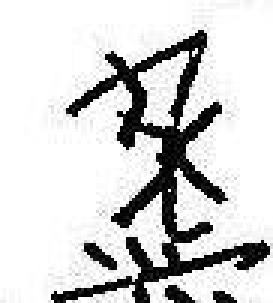
#> input picture dataset/0129/person_0028.jpg, 91 x 101 px (shown 3 times larger)
$ python -i binarize.py   (imports and definitions only)
#> lines starting #> are read from the running program, lines starting #| are printed output that depends on the picture; after the words box and inside, x2 and y2 are one past the last pixel; in counts of white or black regions, pixels touching at a corner belong together
#> further down, picture is the input picture: shape (101, 91); min 0, max 255, mean 210.4
import cv2
import numpy as np
from matplotlib import pyplot as plt

# 灰度化的方法可以都试试看
# [61 lines left out: functions gray_avg2, gray_avg, gray_max, gray_min, split, not called in this run]


# 进行二值化和形态学变换的主要函数
# c为 adpative_threshold_binarize的参数，c越大越能抑制雪花噪声，但会造成笔画断裂或消失，推荐5-9之间
def binarize(GrayImage, c=5):
    # 中值滤波
#> called with c = 5
    GrayImage= cv2.medianBlur(GrayImage,3)
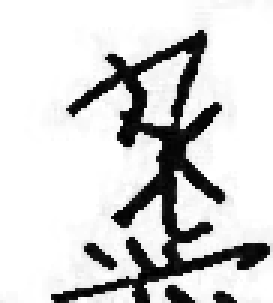
#> GrayImage: shape (101, 91) (shown 3 times larger); min 0, max 255, mean 210.7
    # cv2.GussianBlur 进行高斯滤波
    # cv2.boxfilter 进行方框滤波
    # cv2.blur进行均值滤波

    # print(GrayImage.shape)
    ret,th1 = cv2.threshold(GrayImage,127,255,cv2.THRESH_BINARY)
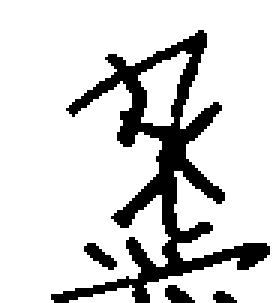
#> th1: shape (101, 91) (shown 3 times larger); 83.1% white; 4 black regions, box (x1, y1, x2, y2) and area: (17, 10, 90, 101) 1445, (28, 81, 39, 90) 47, (55, 95, 65, 101) 39, (71, 97, 79, 101) 23

    blocksize = 7
    # c可能要选 7或者9
    # 对于黄底黑字，因为对比度小了，需要调小c，如c=5
    c = 5
    # print("Blocksize = {}, c = {}".format(blocksize, c))

    # thresh_mean 效果好
    # blocksize >=5, blocksize大了可以是笔画更连贯，但噪声也会更大， C 越大会过滤更严格（5左右）
    th2_mean = cv2.adaptiveThreshold(GrayImage,255,cv2.ADAPTIVE_THRESH_MEAN_C,\
                        cv2.THRESH_BINARY,blocksize,c)
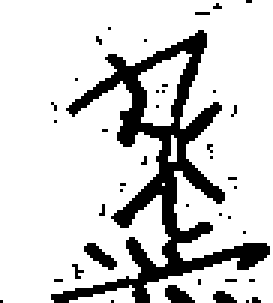
#> th2_mean: shape (101, 91) (shown 3 times larger); 82.4% white; 41 black regions (37 under 20 px), largest, box (x1, y1, x2, y2) and area: (17, 10, 90, 101) 1425, (28, 81, 39, 90) 47, (55, 95, 65, 101) 39, (71, 97, 79, 101) 23
    th3_mean = cv2.adaptiveThreshold(GrayImage,255,cv2.ADAPTIVE_THRESH_MEAN_C,\
                        cv2.THRESH_BINARY,blocksize,c+2)

    th2 = cv2.adaptiveThreshold(GrayImage,255,cv2.ADAPTIVE_THRESH_GAUSSIAN_C,\
                        cv2.THRESH_BINARY,blocksize,c-1)
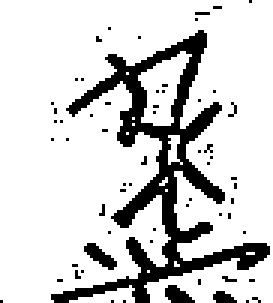
#> th2: shape (101, 91) (shown 3 times larger); 82.5% white; 62 black regions (58 under 20 px), largest, box (x1, y1, x2, y2) and area: (17, 10, 90, 101) 1398, (28, 81, 39, 90) 47, (55, 95, 65, 101) 39, (71, 97, 79, 101) 23
    th3 = cv2.adaptiveThreshold(GrayImage,255,cv2.ADAPTIVE_THRESH_GAUSSIAN_C,\
                        cv2.THRESH_BINARY,blocksize,c+1)
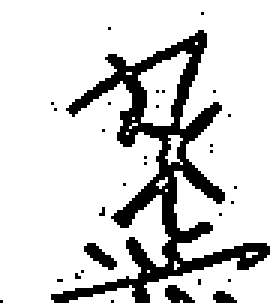
#> th3: shape (101, 91) (shown 3 times larger); 83.4% white; 31 black regions (27 under 20 px), largest, box (x1, y1, x2, y2) and area: (17, 10, 90, 101) 1384, (28, 81, 39, 90) 47, (55, 95, 65, 101) 38, (71, 97, 79, 101) 23
    # titles = ['Gray Image', 'Global Thresholding (v = 127)',
    # 'Adaptive Mean Thresholding', 'Adaptive Gaussian Thresholding+2']
    # titles = ['Adaptive Mean Thresholding', 'Adaptive Mean Thresholding+2',
    # 'Adaptive Gaussian Thresholding', 'Adaptive Gaussian Thresholding+2']
    # images = [GrayImage, th1, th2_mean, th3_mean]
    # images = [th2_mean, th3_mean, th2, th3]

    # 形态学操作，膨胀和腐蚀都是对白色而言
    kernelsize = 3
    kernel = np.ones((kernelsize, kernelsize), np.uint8)

    # kernelsize = 3 or 4
    kernel2 = np.ones((3, 3), np.uint8)
    kernel2[0, 0] = 0
    kernel2[0, -1] = 0
    kernel2[-1, 0] = 0
    kernel2[-1, -1] = 0

    kernel3 = np.zeros((5, 5), np.uint8)
    for k in range(5):
        kernel3[2, k] = 1
        kernel3[k, 2] = 1

    # 去噪，使用 3x3 的正方形kernel
    dilation = cv2.dilate(th2_mean, kernel, iterations=1)
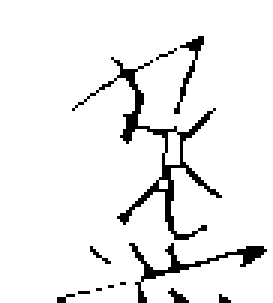
#> dilation: shape (101, 91) (shown 3 times larger); 93.5% white; black in thin lines or dots, all inside (x1, y1, x2, y2) = (19, 12, 89, 101)
    erosion = cv2.erode(dilation, kernel, iterations=1)
#> erosion: shape (101, 91); 83.7% white; 5 black regions, box (x1, y1, x2, y2) and area: (23, 11, 90, 101) 1318, (18, 93, 43, 101) 78, (29, 81, 38, 89) 41, (55, 95, 64, 101) 38, (72, 97, 78, 101) 20

    # 连接断的笔画，使用5x5的十字kernel以及3x3的正方形kernel
    img = cv2.erode(erosion, kernel3, iterations=1)
#> img: shape (101, 91); 70.6% white; 3 black regions, box (x1, y1, x2, y2) and area: (16, 9, 91, 101) 2563, (27, 79, 40, 91) 93, (70, 95, 80, 101) 45
    img = cv2.erode(img, kernel, iterations=1)
#> img: shape (101, 91); 62% white; 2 black regions, box (x1, y1, x2, y2) and area: (15, 8, 91, 101) 3422, (69, 94, 81, 101) 69
    img = cv2.dilate(img, kernel, iterations=1)
#> img: shape (101, 91); 69.4% white; 2 black regions, box (x1, y1, x2, y2) and area: (16, 9, 91, 101) 2767, (70, 95, 80, 101) 45

    img = cv2.dilate(img, kernel3, iterations=1)
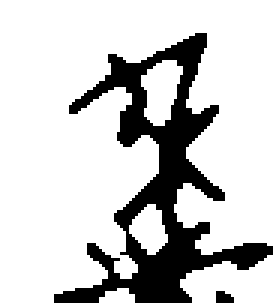
#> img: shape (101, 91) (shown 3 times larger); 79.8% white; 2 black regions, box (x1, y1, x2, y2) and area: (18, 11, 91, 101) 1838, (72, 97, 78, 101) 20
    return img


# [13 lines left out: function test_gray_method, not called in this run]

# [20 lines not run here, left out]

>>> import cv2
>>> picture = cv2.imread('dataset/0129/person_0028.jpg', cv2.IMREAD_GRAYSCALE)
>>> result = binarize(picture)
